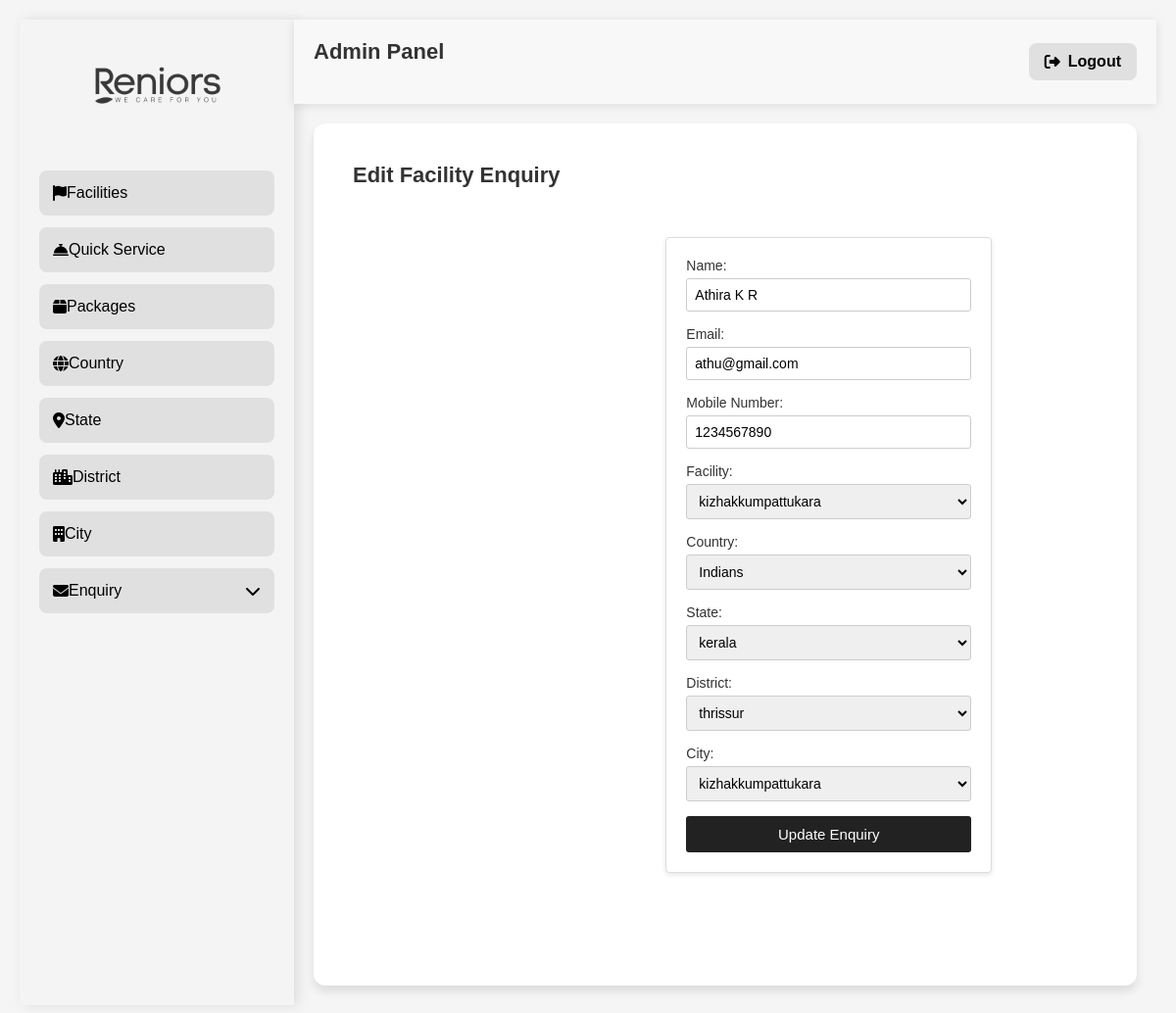
Page /facility-enquiry/edit/5/ (signed in) on the committed database.
### reniorsapp/models.py (models this page shows, shortened)
class FacilityEnquiry(models.Model):
    name = models.CharField(max_length=255)
    email = models.EmailField()
    mobile_number = models.CharField(max_length=15)
    facility = models.ForeignKey("Facility", on_delete=models.CASCADE)
    country = models.ForeignKey(Country, on_delete=models.CASCADE, null=True, blank=True)
    state = models.ForeignKey(State, on_delete=models.CASCADE, null=True, blank=True)
    district = models.ForeignKey(District, on_delete=models.CASCADE, null=True, blank=True)
    city = models.ForeignKey(City, on_delete=models.CASCADE, null=True, blank=True)

class Facility(models.Model):
    name = models.CharField(max_length=255)
    country = models.ForeignKey(Country, on_delete=models.CASCADE, null=True, blank=True)
    state = models.ForeignKey(State, on_delete=models.CASCADE, null=True, blank=True)
    district = models.ForeignKey(District, on_delete=models.CASCADE, null=True, blank=True)
    city = models.ForeignKey(City, on_delete=models.CASCADE, null=True, blank=True)
    description = models.TextField(null=True, blank=True)

class Country(models.Model):
    name = models.CharField(max_length=255, null=True, blank=True)

class State(models.Model):
    name = models.CharField(max_length=255, null=True, blank=True)

class District(models.Model):
    name = models.CharField(max_length=255, null=True, blank=True)

class City(models.Model):
    name = models.CharField(max_length=255, null=True, blank=True)

### reniorsapp/views.py (the view, shortened to what this page needs)
# urls.py: path("facility-enquiry/edit/<int:enquiry_id>/", views.facility_enquiry_edit, name="facility_enquiry_edit"),
@admin_required
def facility_enquiry_edit(request, enquiry_id):
    enquiry = get_object_or_404(FacilityEnquiry, id=enquiry_id)
    facilities = Facility.objects.all()
    countries = Country.objects.all()
    states = State.objects.all()
    districts = District.objects.all()
    cities = City.objects.all()
    return render(request, "facility_enquiry_form.html", {
        "enquiry": enquiry,
        "facilities": facilities,
        "countries": countries,
        "states": states,
        "districts": districts,
        "cities": cities
    })

### reniorsapp/views.py (called while the page is built)
def admin_required(view_func):
    @wraps(view_func)
    def _wrapped_view(request, *args, **kwargs):
        if not request.session.get('admin_logged_in', False):
            return redirect('admin_login')  # Redirect to login if not authenticated
        return view_func(request, *args, **kwargs)
    return _wrapped_view

### reniorsapp/templates/facility_enquiry_form.html (shortened to what this page needs)
{% extends "adminpannel.html" %}
{% load static %}
{% block content %}
<div class="container mt-4">
    <h2>{% if enquiry %}Edit{% else %}Add{% endif %} Facility Enquiry</h2>
    <form method="POST">
        <label for="name">Name:</label>
        <input type="text" id="name" name="name" value="{% if enquiry %}{{ enquiry.name }}{% endif %}" required>
        <label for="email">Email:</label>
        <input type="email" id="email" name="email" value="{% if enquiry %}{{ enquiry.email }}{% endif %}" required>
        <label for="mobile_number">Mobile Number:</label>
        <input type="text" id="mobile_number" name="mobile_number" value="{% if enquiry %}{{ enquiry.mobile_number }}{% endif %}" required>
        <label for="facility">Facility:</label>
        <select id="facility" name="facility" required>
            {% for facility in facilities %}
                <option value="{{ facility.id }}" {% if enquiry and enquiry.facility.id == facility.id %}selected{% endif %}>{{ facility.name }}</option>
            {% endfor %}
        </select>
        <label for="country">Country:</label>
        <select id="country" name="country">
            {% for country in countries %}
                <option value="{{ country.id }}" {% if enquiry and enquiry.country.id == country.id %}selected{% endif %}>{{ country.name }}</option>
            {% endfor %}
        </select>
        <label for="state">State:</label>
        <select id="state" name="state">
            {% for state in states %}
                <option value="{{ state.id }}" {% if enquiry and enquiry.state.id == state.id %}selected{% endif %}>{{ state.name }}</option>
            {% endfor %}
        </select>
        <label for="district">District:</label>
        <select id="district" name="district">
            {% for district in districts %}
                <option value="{{ district.id }}" {% if enquiry and enquiry.district.id == district.id %}selected{% endif %}>{{ district.name }}</option>
            {% endfor %}
        </select>
        <label for="city">City:</label>
        <select id="city" name="city">
            {% for city in cities %}
                <option value="{{ city.id }}" {% if enquiry and enquiry.city.id == city.id %}selected{% endif %}>{{ city.name }}</option>
            {% endfor %}
        </select>
        <button type="submit">{% if enquiry %}Update{% else %}Add{% endif %} Enquiry</button>
    </form>
</div>
{% endblock %}

### reniorsapp/templates/adminpannel.html (style rules this page uses)
* { margin: 0; padding: 0; box-sizing: border-box; font-family: 'Poppins', sans-serif; }
body { display: flex; min-height: 100vh; background-color: #ffffff; color: #000000; align-items: flex-start; }
.container { display: flex; width: 100%; min-height: 100vh; flex-wrap: nowrap; }

### reniorsapp/templates/facility_enquiry_form.html (style rules this page uses)
body { font-family: Arial, sans-serif; background-color: #f5f5f5; margin: 0; padding: 20px; }
h2 { font-size: 22px; font-weight: 600; margin-bottom: 20px; color: #333; }
form { max-width: 700px; margin: auto; padding: 20px; background: #fff; border-radius: 4px; box-shadow: 0 2px 5px rgba(0, 0, 0, 0.1); border: 1px solid #ddd; }
label { font-weight: 500; display: block; margin-bottom: 5px; font-size: 14px; color: #333; }
input, select { width: 100%; padding: 8px; margin-bottom: 15px; border: 1px solid #ccc; border-radius: 3px; font-size: 14px; box-sizing: border-box; }
button { background-color: #222; color: white; border: none; padding: 10px; width: 100%; border-radius: 3px; cursor: pointer; font-size: 15px; font-weight: 500; transition: 0.3s ease; }

### rows in the picture
FacilityEnquiry: name "Athira K R", email "athu@gmail.com", mobile_number "1234567890", facility "kizhakkumpattukara", country "Indians", state "kerala", district "thrissur", city "kizhakkumpattukara"
